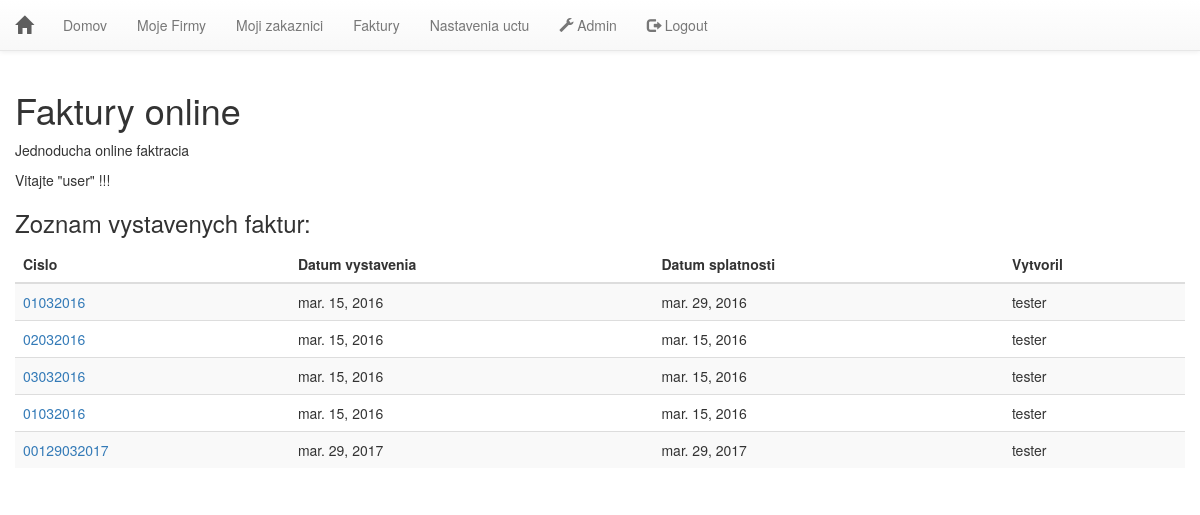
The app's page / (signed in) with its own data.
### invoice/models.py (models this page shows, shortened)
class Faktura(models.Model):
	id = models.AutoField(primary_key=True)
	db_uuid = models.UUIDField(unique=True, default=uuid.uuid4, editable=False)
	owner = models.ForeignKey(Login, blank=False)
	creator = models.ForeignKey(Firma, blank=False)
	created_for = models.ForeignKey(Zakaznik, blank=False)
	cislo_faktury = models.CharField(blank=False, max_length=150)
	datum_vystavenia = models.DateField(blank=False)
	datum_splatnosti = models.DateField(blank=False)
	datum_dodania = models.DateField(blank=False)
	konstantny_symbol = models.CharField(blank=False, max_length=150)
	doprava = models.CharField(blank=True, max_length=150)
	komentar = models.TextField(max_length=3000)

class Login(models.Model):
	id = models.AutoField(primary_key=True)
	db_uuid = models.UUIDField(unique=True, default=uuid.uuid4, editable=False)
	user = models.CharField(blank=False, unique=True, max_length=50)
	email = models.EmailField(blank=False)
	password = models.CharField(blank=False, max_length=150)

### invoice/views.py (the view)
# urls.py: url(r'^$', views.index, name='index'),
def index(request):
	Fakturas_list = Faktura.objects.all()
	Login_list = Login.objects.all()
	return render(request, 'invoice/index.html', {'Fakturas_list': Fakturas_list, 'Login_list': Login_list, 'form': LoginForm})

### templates/invoice/index.html (shortened to what this page needs)
<!DOCTYPE html>
<html>
<head>
{% include "invoice/head.html" %}
</head>
<body>
{% include "invoice/nav.html" %}<div class="container-fluid">
<h1>Faktury online</h1>
<p> Jednoducha online faktracia</p>
{% if user.is_authenticated %}
        <p>Vitajte "{{ user.username }}" !!!</p>
	<h3>Zoznam vystavenych faktur:</h3>
	{% if Fakturas_list %}
		<div class="table-responsive"><table class="table table-striped table-hover">
		<thead>
		<tr><th>Cislo</th><th>Datum vystavenia</th><th>Datum splatnosti</th><th>Vytvoril</th></tr>
		</thead>
		<tbody>
		{% for b in Fakturas_list %}
			<tr><td><a href="{% url 'invoice:detail' b.id %}">{{ b.cislo_faktury }}</a></td>
			<td>{{ b.datum_vystavenia }}</td>
			<td>{{ b.datum_splatnosti }}</td>
			<td>{{ b.owner.user }}</td>
			</tr>
		{% endfor %}
		</tbody>
	</table></div>
	{% else %}
		<p>Ziaden zaznam.</p>
	{% endif %}
{% endif %}
</div>
</body>
</html>

### templates/invoice/head.html (style rules this page uses)
body { padding-top: 70px; }

### records on screen
Faktura: cislo_faktury "01032016", datum_vystavenia "mar. 15, 2016", datum_splatnosti "mar. 29, 2016", owner.user "tester"
Faktura: cislo_faktury "02032016", datum_vystavenia "mar. 15, 2016", datum_splatnosti "mar. 15, 2016", owner.user "tester"
Faktura: cislo_faktury "03032016", datum_vystavenia "mar. 15, 2016", datum_splatnosti "mar. 15, 2016", owner.user "tester"
Faktura: cislo_faktury "01032016", datum_vystavenia "mar. 15, 2016", datum_splatnosti "mar. 15, 2016", owner.user "tester"
Faktura: cislo_faktury "00129032017", datum_vystavenia "mar. 29, 2017", datum_splatnosti "mar. 29, 2017", owner.user "tester"

### other values on screen
{{ user.username }} "user"
